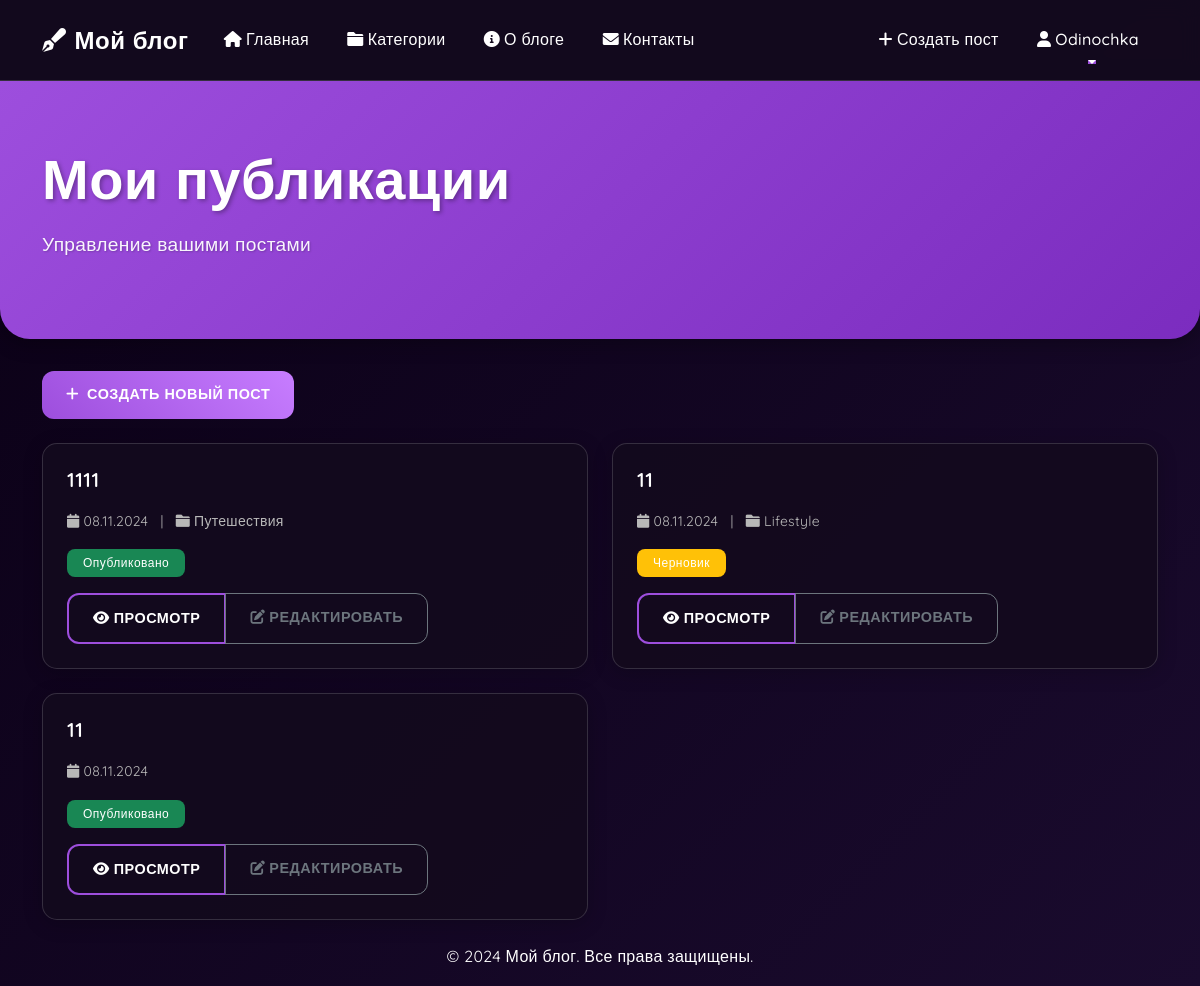
Before: /my-posts/ (signed in) with the older database file.
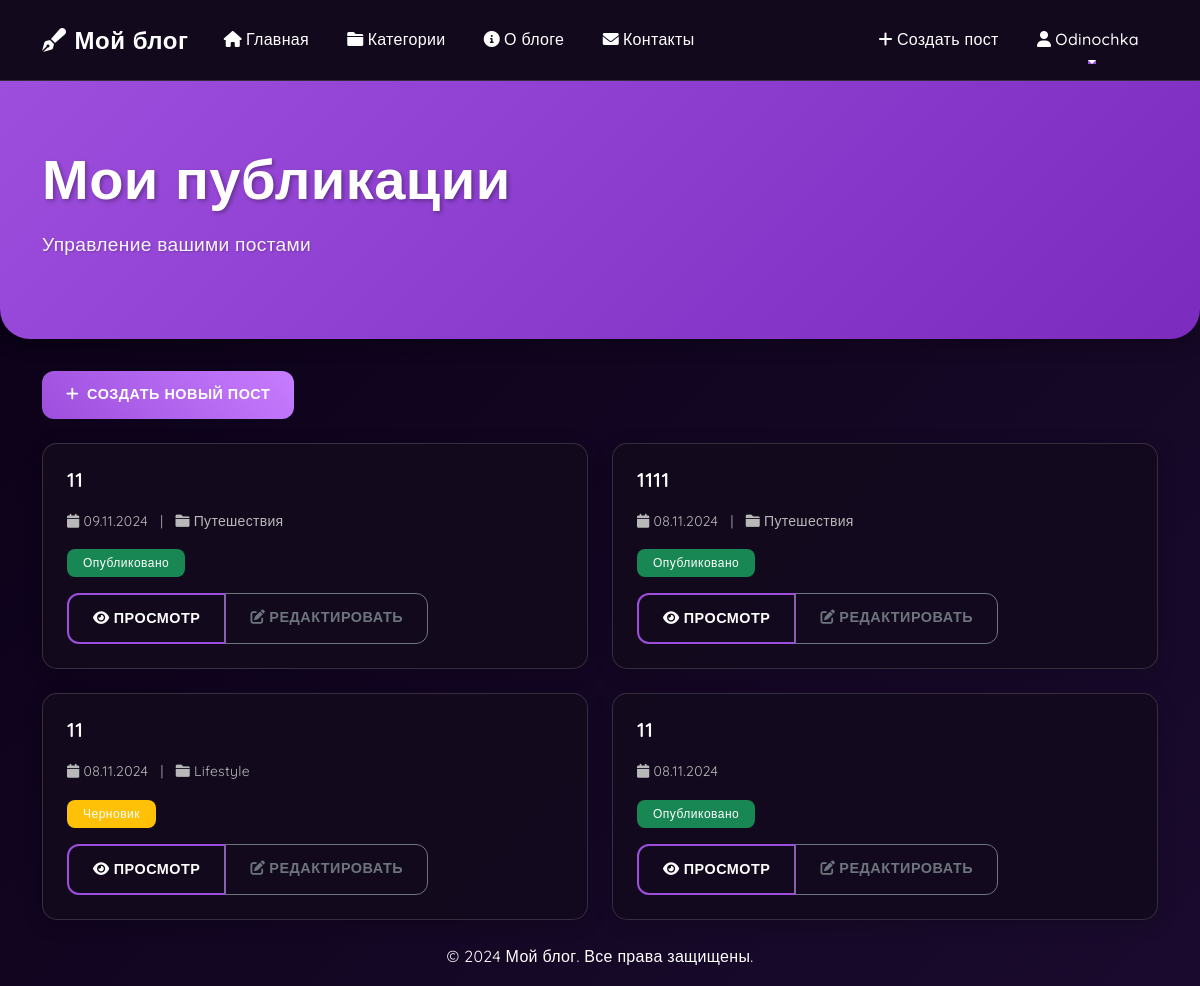
After: the same page with the newer database file.
### blog/models.py (models this page shows, shortened)
class Post(models.Model):
    title = models.CharField(max_length=200, verbose_name="Заголовок")
    content = RichTextField(verbose_name="Содержание")
    author = models.ForeignKey(User, on_delete=models.CASCADE, related_name='posts')
    category = models.ForeignKey(Category, on_delete=models.SET_NULL, null=True, related_name='posts')
    created_at = models.DateTimeField(auto_now_add=True)
    updated_at = models.DateTimeField(auto_now=True)
    is_published = models.BooleanField(default=False)
    thumbnail = models.ImageField(upload_to='post_thumbnails/', null=True, blank=True, verbose_name="Обложка поста")
    attachments = models.ManyToManyField('PostAttachment', blank=True, related_name='posts')
    views_count = models.PositiveIntegerField(default=0)
    is_locked = models.BooleanField(default=False, verbose_name="Заблокирован")
    class Meta:
        ordering = ['-created_at']
        verbose_name = "Пост"
        verbose_name_plural = "Посты"

class Category(models.Model):
    name = models.CharField(max_length=100, verbose_name="Название")
    slug = models.SlugField(unique=True, blank=True)
    description = models.TextField(verbose_name="Описание")
    icon = models.CharField(max_length=50, default="fa-folder")
    class Meta:
        verbose_name = "Категория"
        verbose_name_plural = "Категории"

### blog/views.py (the view)
# urls.py: path('my-posts/', views.my_posts, name='my_posts'),
@login_required
def my_posts(request):
    posts = Post.objects.filter(author=request.user)
    return render(request, 'blog/my_posts.html', {'posts': posts})

### blog/templates/blog/my_posts.html (shortened to what this page needs)
{% extends 'base.html' %}
{% block content %}
<div class="hero-section">
    <div class="container">
        <h1 class="display-4">Мои публикации</h1>
        <p class="lead">Управление вашими постами</p>
    </div>
</div>
<div class="container">
    <div class="mb-4">
        <a href="{% url 'blog:create_post' %}" class="btn btn-primary">
            <i class="fas fa-plus me-2"></i>Создать новый пост
        </a>
    </div>
    <div class="row">
        {% for post in posts %}
        <div class="col-md-6 mb-4">
            <div class="card h-100">
                <div class="card-body">
                    <h5 class="card-title">{{ post.title }}</h5>
                    <p class="card-text text-muted">
                        <small>
                            <i class="fas fa-calendar me-1"></i>{{ post.created_at|date:"d.m.Y" }}
                            {% if post.category %}
                            <span class="mx-2">|</span>
                            <i class="fas fa-folder me-1"></i>{{ post.category.name }}
                            {% endif %}
                        </small>
                    </p>
                    <p class="card-text">
                        <span class="badge {% if post.is_published %}bg-success{% else %}bg-warning{% endif %}">
                            {% if post.is_published %}Опубликовано{% else %}Черновик{% endif %}
                        </span>
                    </p>
                    <div class="btn-group">
                        <a href="{% url 'blog:post_detail' pk=post.pk %}" class="btn btn-outline-primary">
                            <i class="fas fa-eye me-1"></i>Просмотр
                        </a>
                        <a href="{% url 'blog:edit_post' pk=post.pk %}" class="btn btn-outline-secondary">
                            <i class="fas fa-edit me-1"></i>Редактировать
                        </a>
                    </div>
                </div>
            </div>
        </div>
        {% endfor %}
    </div>
</div>
{% endblock %}

Changed rows visible on the page:
added Post: title "11", created_at "09.11.2024", category.name "Путешествия", is_published "Опубликовано"
